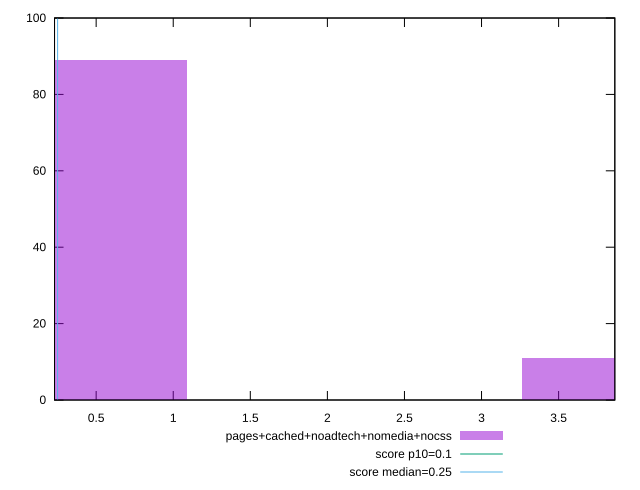

The script that saved this image:
reset

$pagesCachedNoadtechNomediaNocss <<EOF
0 89
4.351529002109783 11
EOF

set key outside below
set boxwidth 2.1757645010548914
set xrange [0.23000520833333332:3.864670138888889]
set yrange [0:100]
set trange [0:100]
set style fill transparent solid 0.5 noborder

set parametric
set terminal svg size 640, 490 enhanced background rgb 'white'
set output "report_00019_2021-02-10T18-14-37.922Z//cumulative-layout-shift/comparison/histogram/4_vs_5.svg"

plot $pagesCachedNoadtechNomediaNocss title "pages+cached+noadtech+nomedia+nocss" with boxes, \
     0.1,t title "score p10=0.1", \
     0.25,t title "score median=0.25"

reset
